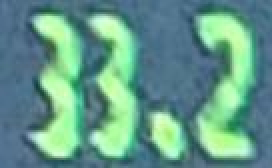
#> input picture result_folder/m_e/air_clr_c_f_w_out_temp_1/1.jpg, 136 x 84 px (shown 2 times larger)
$ python tesseract.py
#> lines starting #> are read from the running program, lines starting #| are printed output that depends on the picture; after the words box and inside, x2 and y2 are one past the last pixel; in counts of white or black regions, pixels touching at a corner belong together
import pytesseract
import cv2
import numpy as np
from PIL import Image

if __name__ == "__main__":
    # pytesseract.pytesseract.tesseract_cmd = r'C:\Program Files\Tesseract-OCR\tesseract.exe'
    img = cv2.imread('result_folder/m_e/air_clr_c_f_w_out_temp_1/1.jpg')
#> img is the input picture: shape (84, 136, 3); mean B, G, R 137.8, 153.3, 99.7
    gray = cv2.cvtColor(img, cv2.COLOR_BGR2GRAY)
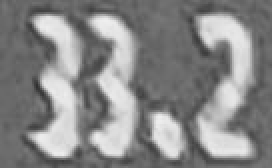
#> gray: shape (84, 136) (shown 2 times larger); min 48, max 239, mean 135.5
    blurred = cv2.GaussianBlur(gray, (5, 5), 0)
    thresh = cv2.threshold(blurred, 0, 255, cv2.THRESH_BINARY_INV + cv2.THRESH_OTSU)[1]
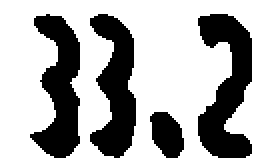
#> thresh: shape (84, 136) (shown 2 times larger); 69.2% white; 4 black regions, box (x1, y1, x2, y2) and area: (99, 7, 126, 79) 1169, (15, 7, 40, 79) 1046, (45, 7, 68, 79) 1018, (75, 56, 92, 79) 286
    contours, _ = cv2.findContours(thresh.copy(), cv2.RETR_EXTERNAL, cv2.CHAIN_APPROX_SIMPLE)
#> contours = [[[0, 0], [0, 83], [135, 83], [135, 0]]]
    digit_contours = [cnt for cnt in contours if cv2.contourArea(cnt) > 100]
#> digit_contours = [[[0, 0], [0, 83], [135, 83], [135, 0]]]
    for cnt in digit_contours:
        x, y, w, h = cv2.boundingRect(cnt)
        digit_roi = thresh[y:y+h, x:x+w]
        custom_config = r'--oem 3 --psm 6 outputbase digits'
#> (the run stopped early here; a loop or call above may not have finished)
